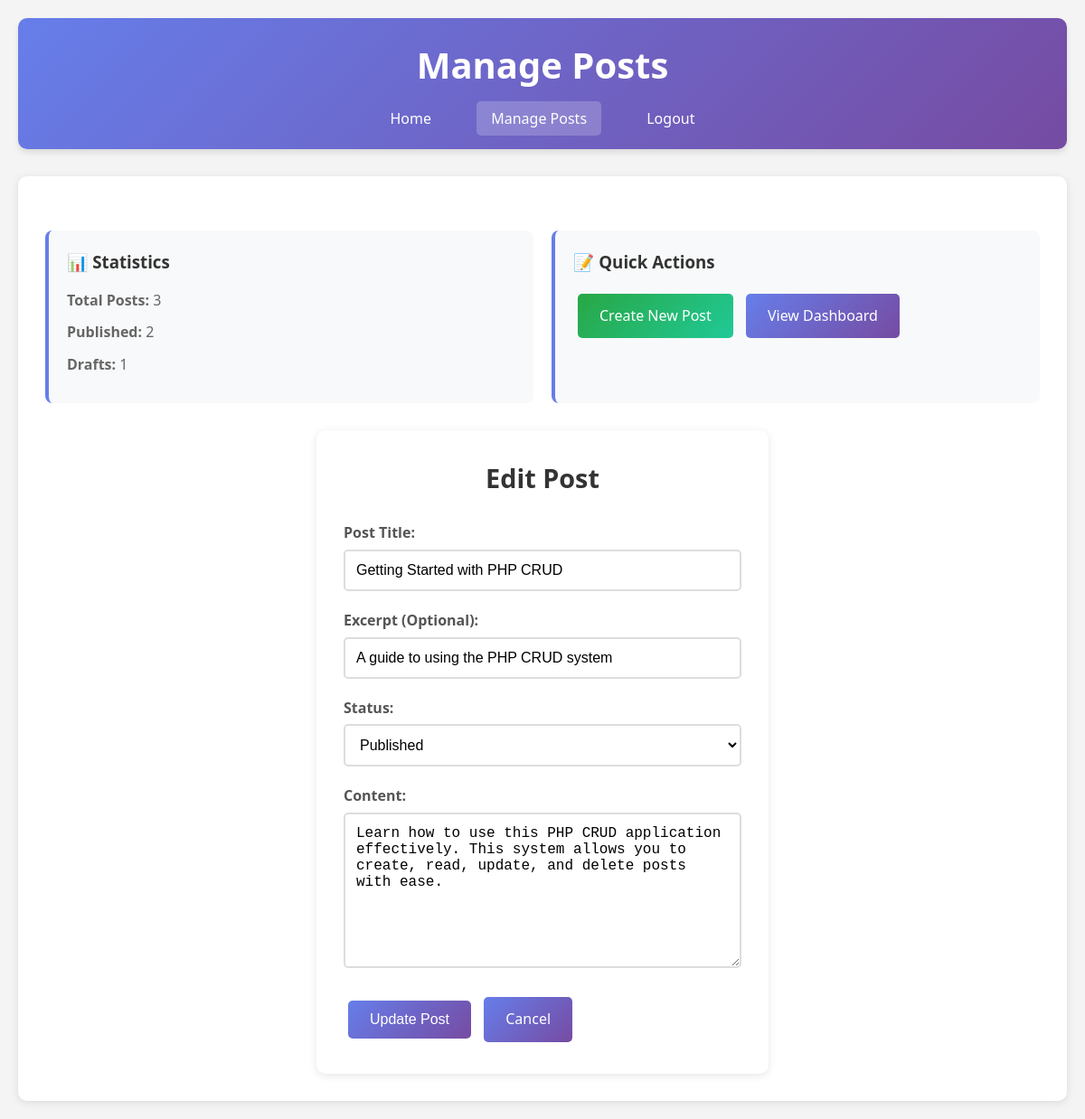
Screenshot of /posts.php?action=edit&id=2 (signed in) with the database file from the repository.
### tables this page shows
CREATE TABLE IF NOT EXISTS posts (
    id INT AUTO_INCREMENT PRIMARY KEY,
    title VARCHAR(200) NOT NULL,
    content TEXT NOT NULL,
    excerpt VARCHAR(300),
    status ENUM('draft', 'published', 'archived') DEFAULT 'draft',
    user_id INT,
    created_at TIMESTAMP DEFAULT CURRENT_TIMESTAMP,
    updated_at TIMESTAMP DEFAULT CURRENT_TIMESTAMP ON UPDATE CURRENT_TIMESTAMP,
    FOREIGN KEY (user_id) REFERENCES users(id) ON DELETE CASCADE,
    INDEX idx_user_id (user_id),
    INDEX idx_status (status),
    INDEX idx_created_at (created_at)
);

### posts.php (the view, shortened to what this page needs)
<?php
require_once 'auth_helper.php';
$user = getCurrentUser();
$edit_post = null;
$action = isset($_GET['action']) ? $_GET['action'] : '';
if ($action == 'edit' && isset($_GET['id'])) {
    $id = intval($_GET['id']);
    $sql = "SELECT * FROM posts WHERE id = ? AND user_id = ?";
    $stmt = $conn->prepare($sql);
    $stmt->bind_param("ii", $id, $user['id']);
    $stmt->execute();
    $result = $stmt->get_result();
    if ($result->num_rows == 1) {
        $edit_post = $result->fetch_assoc();
    }
}
$posts = [];
$sql = "SELECT * FROM posts WHERE user_id = ? ORDER BY created_at DESC";
$stmt = $conn->prepare($sql);
$stmt->bind_param("i", $user['id']);
$stmt->execute();
$result = $stmt->get_result();
while ($row = $result->fetch_assoc()) {
    $posts[] = $row;
}
$total_posts = count($posts);
$published_posts = count(array_filter($posts, function($post) { return $post['status'] == 'published'; }));
$draft_posts = count(array_filter($posts, function($post) { return $post['status'] == 'draft'; }));
?>
<!DOCTYPE html>
<html lang="en">
<head>
    <link rel="stylesheet" href="style.css">
</head>
<body>
    <div class="container">
        <div class="header">
            <h1>Manage Posts</h1>
            <nav>
                <a href="welcome.php" class="nav-link">Home</a>
                <a href="posts.php" class="nav-link active">Manage Posts</a>
                <a href="logout.php" class="nav-link">Logout</a>
            </nav>
        </div>
        <div class="content">
            <div class="stats">
                <div class="stat-card">
                    <h3>📊 Statistics</h3>
                    <p><strong>Total Posts:</strong> <?php echo $total_posts; ?></p>
                    <p><strong>Published:</strong> <?php echo $published_posts; ?></p>
                    <p><strong>Drafts:</strong> <?php echo $draft_posts; ?></p>
                </div>
                <div class="stat-card">
                    <h3>📝 Quick Actions</h3>
                    <a href="posts.php?action=create" class="btn btn-primary">Create New Post</a>
                    <a href="welcome.php" class="btn">View Dashboard</a>
                </div>
            </div>
            <?php if ($action == 'create' || $edit_post): ?>
                <div class="form-container">
                    <h2><?php echo $edit_post ? 'Edit Post' : 'Create New Post'; ?></h2>
                    <form method="POST" action="posts.php">
                        <div class="form-group">
                            <label for="title">Post Title:</label>
                            <input type="text" id="title" name="title" required
                                   value="<?php echo $edit_post ? htmlspecialchars($edit_post['title']) : ''; ?>">
                        </div>
                        <div class="form-group">
                            <label for="excerpt">Excerpt (Optional):</label>
                            <input type="text" id="excerpt" name="excerpt"
                                   value="<?php echo $edit_post ? htmlspecialchars($edit_post['excerpt']) : ''; ?>"
                                   placeholder="Brief description of the post">
                        </div>
                        <div class="form-group">
                            <label for="status">Status:</label>
                            <select id="status" name="status" class="form-control">
                                <option value="published" <?php echo ($edit_post && $edit_post['status'] == 'published') ? 'selected' : ''; ?>>Published</option>
                            </select>
                        </div>
                        <div class="form-group">
                            <label for="content">Content:</label>
                            <textarea id="content" name="content" rows="8" required><?php echo $edit_post ? htmlspecialchars($edit_post['content']) : ''; ?></textarea>
                        </div>
                        <button type="submit" class="btn">
                            <?php echo $edit_post ? 'Update Post' : 'Create Post'; ?>
                        </button>
                        <a href="posts.php" class="btn">Cancel</a>
                    </form>
                </div>
            <?php endif; ?>
        </div>
    </div>
</body>
</html>

### style.css (style rules this page uses)
* { margin: 0; padding: 0; box-sizing: border-box; }
body { font-family: 'Segoe UI', Tahoma, Geneva, Verdana, sans-serif; line-height: 1.6; color: #333; background-color: #f4f4f4; }
.container { max-width: 1200px; margin: 0 auto; padding: 20px; }
.header { background: linear-gradient(135deg, #667eea 0%, #764ba2 100%); color: white; padding: 20px 0; margin-bottom: 30px; border-radius: 10px; box-shadow: 0 4px 6px rgba(0, 0, 0, 0.1); }
.header h1 { text-align: center; margin-bottom: 15px; font-size: 2.5em; }
.header nav { text-align: center; }
.nav-link { color: white; text-decoration: none; margin: 0 15px; padding: 8px 16px; border-radius: 5px; transition: background-color 0.3s ease; }
.nav-link:hover, .nav-link.active { background-color: rgba(255, 255, 255, 0.2); }
.form-container { background: white; padding: 30px; border-radius: 10px; box-shadow: 0 2px 10px rgba(0, 0, 0, 0.1); max-width: 500px; margin: 0 auto; }
.form-container h2 { text-align: center; margin-bottom: 25px; color: #333; font-size: 1.8em; }
.form-group { margin-bottom: 20px; }
.form-group label { display: block; margin-bottom: 5px; font-weight: 600; color: #555; }
.form-group input, .form-group textarea { width: 100%; padding: 12px; border: 2px solid #ddd; border-radius: 5px; font-size: 16px; transition: border-color 0.3s ease; }
.btn { display: inline-block; background: linear-gradient(135deg, #667eea 0%, #764ba2 100%); color: white; padding: 12px 24px; text-decoration: none; border: none; border-radius: 5px; cursor: pointer; font-size: 16px; transition: transform 0.2s ease, box-shadow 0.2s ease; margin: 5px; }
.btn-primary { background: linear-gradient(135deg, #28a745 0%, #20c997 100%); }
.content { background: white; padding: 30px; border-radius: 10px; box-shadow: 0 2px 10px rgba(0, 0, 0, 0.1); }
.stats { display: grid; grid-template-columns: repeat(auto-fit, minmax(250px, 1fr)); gap: 20px; margin: 30px 0; }
.stat-card { background: #f8f9fa; padding: 20px; border-radius: 8px; border-left: 4px solid #667eea; }
.stat-card h3 { color: #333; margin-bottom: 15px; }
.stat-card p { color: #666; margin-bottom: 10px; }
select.form-control { width: 100%; padding: 12px; border: 2px solid #ddd; border-radius: 5px; font-size: 16px; background-color: white; transition: border-color 0.3s ease; }

### rows the page displays
posts: title "Getting Started with PHP CRUD", excerpt "A guide to using the PHP CRUD system", status "Published", content "Learn how to use this PHP CRUD application effectively. This system allows you to create, read, update, and delete posts with ease."

### other values shown
$total_posts "3"
$published_posts "2"
$draft_posts "1"
